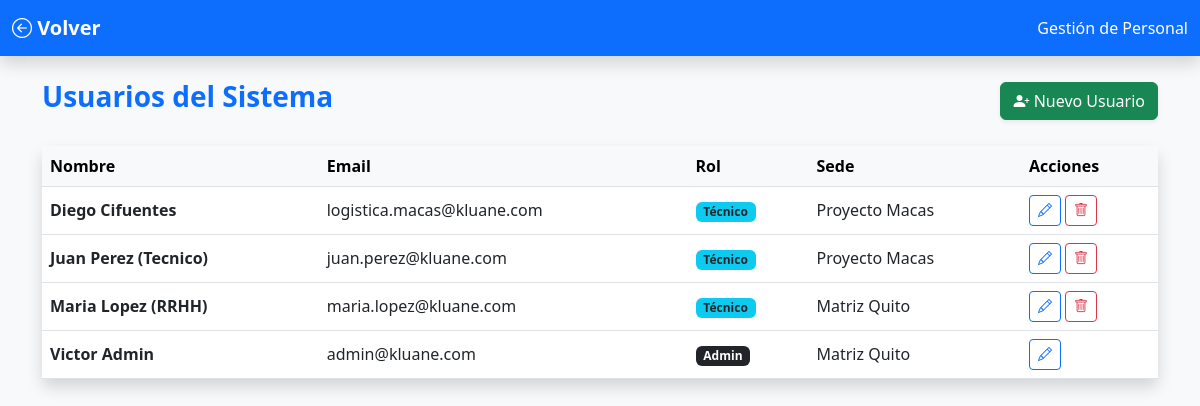
The page /views/admin/usuarios.php (signed in) on the database its author committed.
### tables this page shows
CREATE TABLE `usuarios` (
  `id_usuario` int(11) NOT NULL,
  `nombre_completo` varchar(100) NOT NULL,
  `area` varchar(100) DEFAULT 'General',
  `email` varchar(100) NOT NULL,
  `password` varchar(255) NOT NULL,
  `id_rol` int(11) NOT NULL,
  `id_sede` int(11) DEFAULT NULL
);

CREATE TABLE `sedes` (
  `id_sede` int(11) NOT NULL,
  `nombre` varchar(100) NOT NULL,
  `direccion` varchar(255) DEFAULT NULL
);

### models/Usuario.php (called while the page is built, shortened)
<?php
require_once __DIR__ . '/../config/conexion.php';
class Usuario {
    private $conn;
    private $table_name = "usuarios";
    public function __construct($db = null) {
        if ($db) {
            $this->conn = $db;
        } else {
            $database = new Conexion();
            $this->conn = $database->getConexion();
        }
    }
    public function leerTodo() {
        $query = "SELECT u.*, r.nombre_rol as rol, s.nombre as sede
                  FROM " . $this->table_name . " u
                  LEFT JOIN roles r ON u.id_rol = r.id_rol
                  LEFT JOIN sedes s ON u.id_sede = s.id_sede
                  ORDER BY u.nombre_completo ASC";
        $stmt = $this->conn->prepare($query);
        $stmt->execute();
        return $stmt;
    }
}
?>

### config/conexion.php (called while the page is built, shortened)
<?php
class Conexion {
    private $host = "localhost";
    private $db_name = "kluane_inventario";
    private $username = "root";
    private $password = "";
    public function getConexion() {
        $this->conn = null;
        try {
            $this->conn = new PDO("mysql:host=" . $this->host . ";dbname=" . $this->db_name, $this->username, $this->password);
            $this->conn->exec("set names utf8");
            $this->conn->setAttribute(PDO::ATTR_ERRMODE, PDO::ERRMODE_EXCEPTION);
        } catch(PDOException $exception) {
            echo "Error de conexión: " . $exception->getMessage();
        }
        return $this->conn;
    }
}
?>

### views/admin/usuarios.php (the view, shortened to what this page needs)
<?php
require_once '../../models/Usuario.php';
$usuarioModel = new Usuario();
$usuarios = $usuarioModel->leerTodo();
?>
<!DOCTYPE html>
<html lang="es">
<head>
    <link href="https://cdn.jsdelivr.net/npm/bootstrap@5.3.0/dist/css/bootstrap.min.css" rel="stylesheet">
    <link rel="stylesheet" href="https://cdn.jsdelivr.net/npm/bootstrap-icons@1.11.0/font/bootstrap-icons.css">
</head>
<body class="bg-light">
    <nav class="navbar navbar-dark bg-primary mb-4 shadow">
        <div class="container-fluid">
            <a class="navbar-brand fw-bold" href="dashboard.php"><i class="bi bi-arrow-left-circle"></i> Volver</a>
            <span class="navbar-text text-white">Gestión de Personal</span>
        </div>
    </nav>
    <div class="container">
        <div class="d-flex justify-content-between align-items-center mb-4">
            <h3 class="text-primary fw-bold">Usuarios del Sistema</h3>
            <a href="nuevo_usuario.php" class="btn btn-success shadow-sm"><i class="bi bi-person-plus-fill"></i> Nuevo Usuario</a>
        </div>
        <div class="card shadow border-0">
            <div class="card-body p-0">
                <table class="table table-hover align-middle mb-0">
                    <thead class="table-light">
                        <tr>
                            <th>Nombre</th>
                            <th>Email</th>
                            <th>Rol</th>
                            <th>Sede</th>
                            <th>Acciones</th>
                        </tr>
                    </thead>
                    <tbody>
                        <?php while($row = $usuarios->fetch(PDO::FETCH_ASSOC)): ?>
                        <tr>
                            <td class="fw-bold"><?php echo $row['nombre_completo']; ?></td>
                            <td><?php echo $row['email']; ?></td>
                            <td>
                                <?php
                                    if($row['id_rol'] == 1) echo '<span class="badge bg-dark">Admin</span>';
                                    elseif($row['id_rol'] == 2) echo '<span class="badge bg-info text-dark">Técnico</span>';
                                    else echo '<span class="badge bg-secondary">Colaborador</span>';
                                ?>
                            </td>
                            <td><?php echo $row['sede']; ?></td>
                            <td>
                                <a href="editar_usuario.php?id=<?php echo $row['id_usuario']; ?>" class="btn btn-sm btn-outline-primary"><i class="bi bi-pencil"></i></a>
                                <?php if($row['id_usuario'] != $_SESSION['id_usuario']): ?>
                                    <a href="../../controllers/UsuarioController.php?accion=eliminar&id=<?php echo $row['id_usuario']; ?>" class="btn btn-sm btn-outline-danger" onclick="return confirm('¿Eliminar usuario?');"><i class="bi bi-trash"></i></a>
                                <?php endif; ?>
                            </td>
                        </tr>
                        <?php endwhile; ?>
                    </tbody>
                </table>
            </div>
        </div>
    </div>
</body>
</html>

### rows shown on the page
usuarios: nombre_completo "Diego Cifuentes", email "logistica.macas@kluane.com", shows "Técnico", id_sede.nombre "Proyecto Macas"
usuarios: nombre_completo "Juan Perez (Tecnico)", email "juan.perez@kluane.com", shows "Técnico", id_sede.nombre "Proyecto Macas"
usuarios: nombre_completo "Maria Lopez (RRHH)", email "maria.lopez@kluane.com", shows "Técnico", id_sede.nombre "Matriz Quito"
usuarios: nombre_completo "Victor Admin", email "admin@kluane.com", id_sede.nombre "Matriz Quito"
